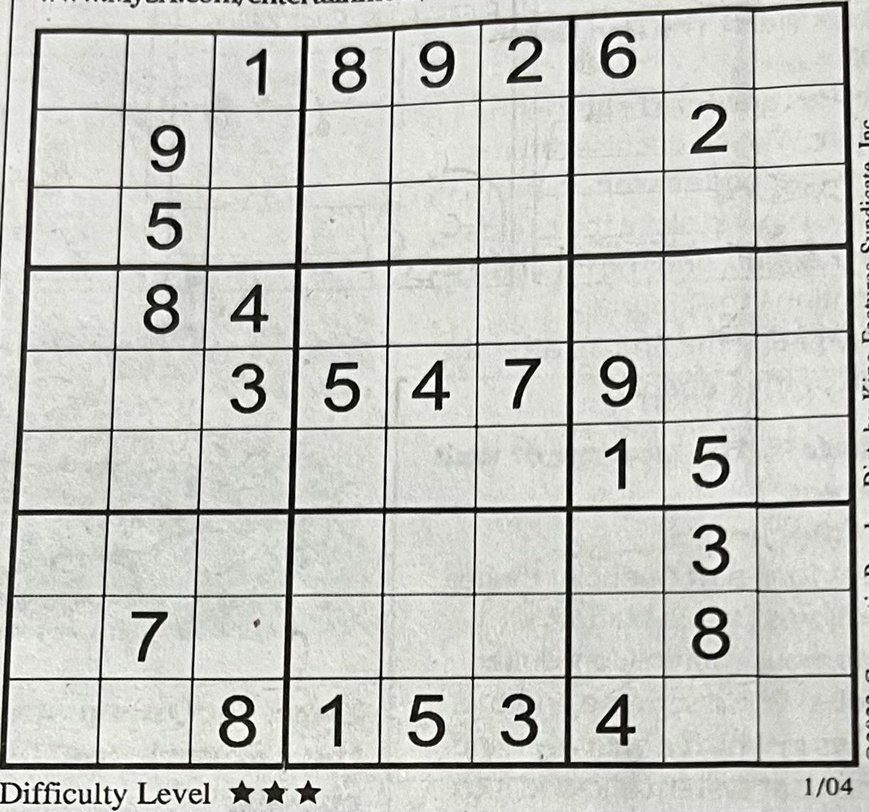
#> input picture images/sudoku.jpg, 869 x 812 px, shrunk from 1222 x 1143 before the run
$ python 14-Hoffman_Olasiliksal_Cizgi_Tespiti.py
#> lines starting #> are read from the running program, lines starting #| are printed output that depends on the picture; after the words box and inside, x2 and y2 are one past the last pixel; in counts of white or black regions, pixels touching at a corner belong together
import cv2 as cv
import numpy as np

def canny_demo(image):
    t = 80
    canny_output = cv.Canny(image, t, t * 2)
    cv.imshow("canny_output", canny_output)
    return canny_output

src = cv.imread("../images/sudoku.jpg")
#> src is the input picture: shape (812, 869, 3); mean B, G, R 193.6, 199.3, 198.3
cv.namedWindow("input", cv.WINDOW_AUTOSIZE)
cv.imshow("input", src)
cv.waitKey(0)

binary = canny_demo(src)
#> in canny_demo, `canny_output = cv.Canny(image, t, t * 2)`:
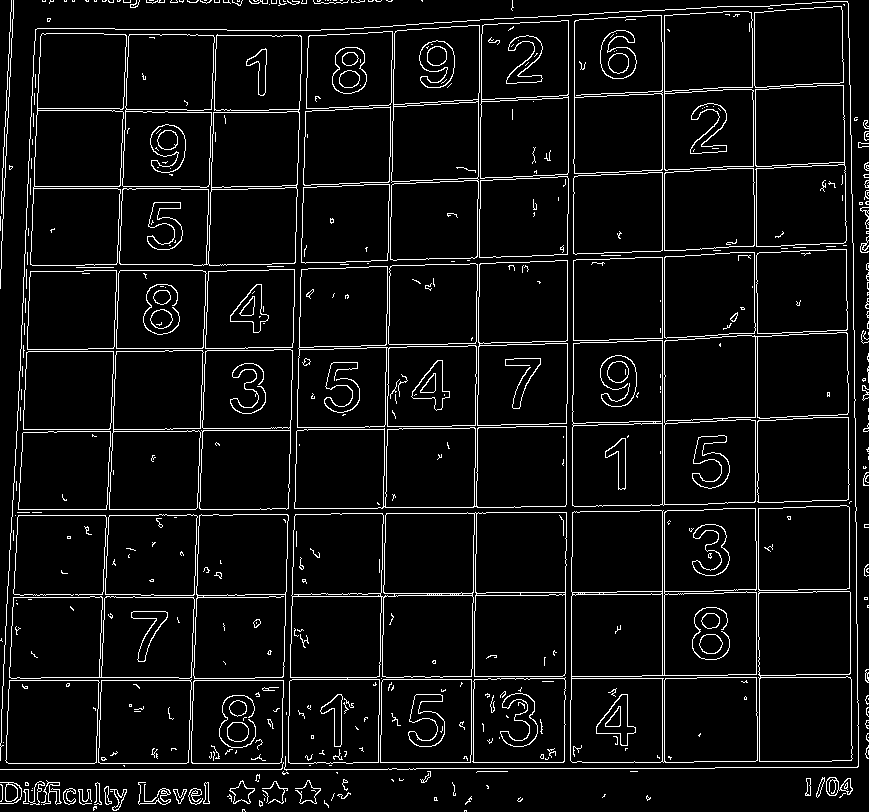
#> canny_output: shape (812, 869); 6.2% white in thin lines or dots

# Doğru parçalarının başlangıç ve bitiş noktalarını tespit eder
# Parametreler: 1 (rho piksel çözünürlüğü), np.pi/180 (1 derece açı çözünürlüğü), 55 (eşik değeri), None (çıkış dizisi), 50 (minimum çizgi uzunluğu), 10 (parçalar arası izin verilen maksimum boşluk)
linesP = cv.HoughLinesP(binary, 1, np.pi / 180, 55, None, 50, 10)
#> linesP = 232 rows, first 6: [662, 768, 662, 42], [664, 768, 664, 10], [191, 749, 201, 449], [188, 769, 204, 306], [41, 677, 178, 677], [387, 384, 391, 172]

if linesP is not None:
    for x1, y1, x2, y2 in linesP.reshape(-1, 4):# Koordinatları 4'lü gruplar halinde al
        cv.line(src, (int(x1), int(y1)), (int(x2), int(y2)), (255, 0, 0), 1, cv.LINE_AA) # Mavi çizgi çiz
#> this loop made 232 passes
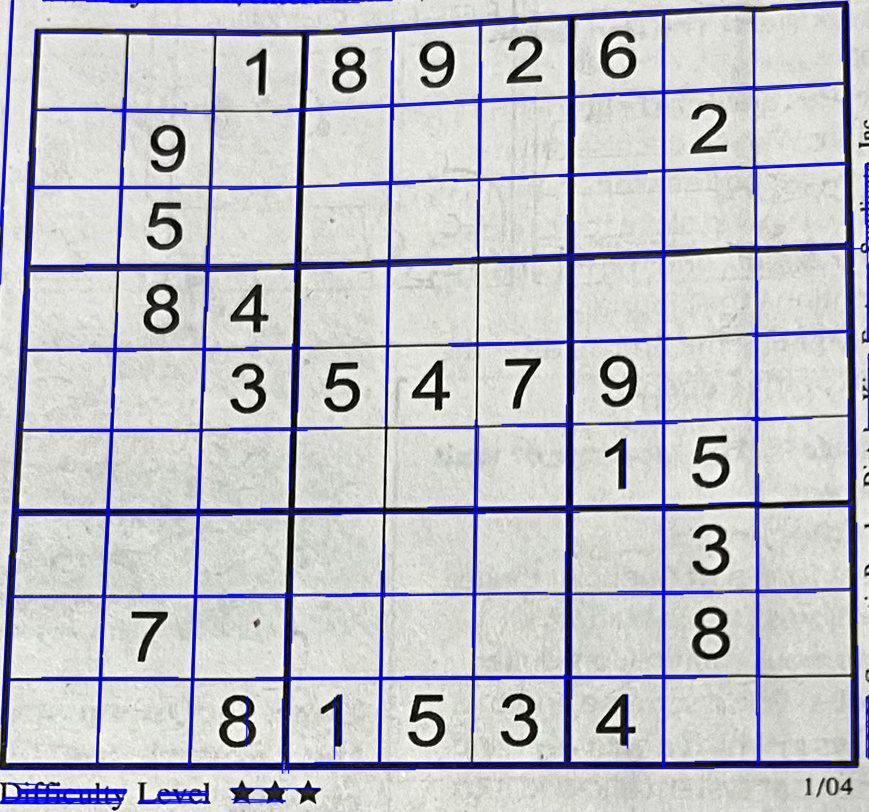
#> src: shape (812, 869, 3); 10.73% of pixels changed, all inside (x1, y1, x2, y2) = (0, 0, 869, 805)

cv.imshow("hough line demo", src)
cv.waitKey(0)

$ run again, with images/bloklar.jpg copied over images/sudoku.jpg
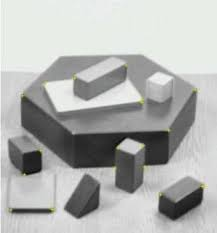
#> input picture images/bloklar.jpg, 217 x 233 px
#> src is the input picture: shape (233, 217, 3); mean B, G, R 176.7, 178.6, 177.2
#> in canny_demo, `canny_output = cv.Canny(image, t, t * 2)`:
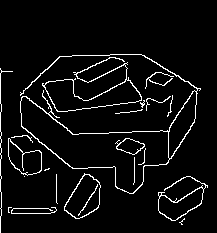
#> canny_output: shape (233, 217); 5.4% white in thin lines or dots, all inside (x1, y1, x2, y2) = (0, 54, 208, 233)
#> linesP = [[0, 191, 0, 68], [72, 133, 128, 132], [48, 114, 153, 99], [85, 55, 141, 54], [20, 92, 74, 134], [21, 126, 82, 176]]
#> the loop `for x1, y1, x2, y2 in linesP.reshape(-1, 4):# Koordinatları 4'lü grupl..` made 6 passes
#> after the loop `for x1, y1, x2, y2 in linesP.reshape(-1, 4):# Koordinatları 4'lü grupl..`:
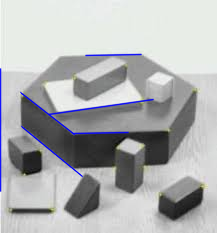
#> src: shape (233, 217, 3); 2.47% of pixels changed, all inside (x1, y1, x2, y2) = (0, 53, 155, 193)

$ run again, with images/dog.jpg copied over images/sudoku.jpg
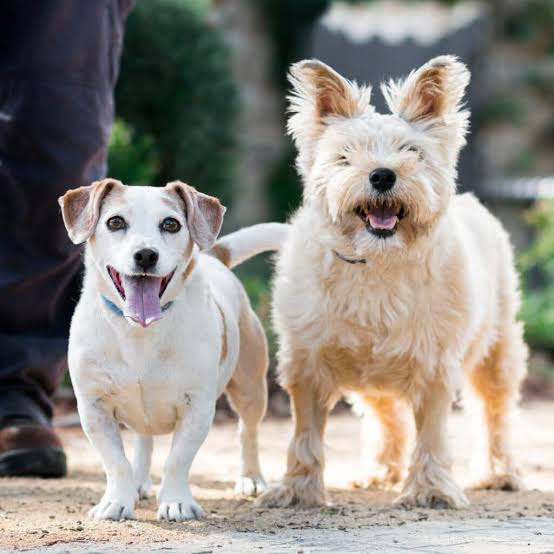
#> input picture images/dog.jpg, 554 x 554 px
#> src is the input picture: shape (554, 554, 3); mean B, G, R 134.9, 141.7, 146.7
#> in canny_demo, `canny_output = cv.Canny(image, t, t * 2)`:
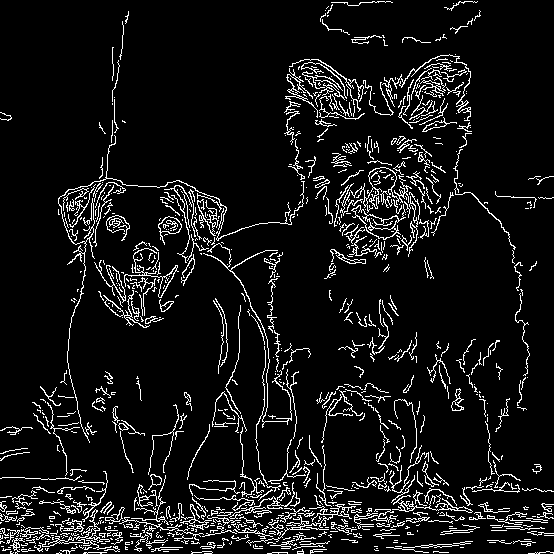
#> canny_output: shape (554, 554); 8.2% white in thin lines or dots
#> linesP = 167 rows, first 6: [146, 511, 217, 511], [277, 530, 360, 527], [141, 537, 266, 530], [180, 522, 253, 520], [389, 509, 469, 502], [461, 516, 547, 522]
#> the loop `for x1, y1, x2, y2 in linesP.reshape(-1, 4):# Koordinatları 4'lü grupl..` made 167 passes
#> after the loop `for x1, y1, x2, y2 in linesP.reshape(-1, 4):# Koordinatları 4'lü grupl..`:
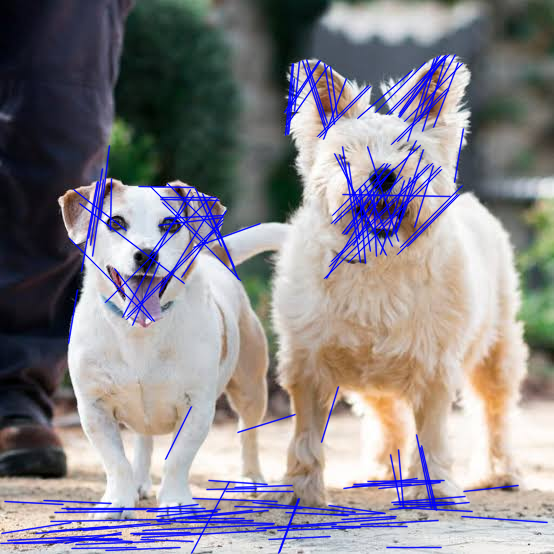
#> src: shape (554, 554, 3); 9.25% of pixels changed, all inside (x1, y1, x2, y2) = (0, 54, 549, 554)
